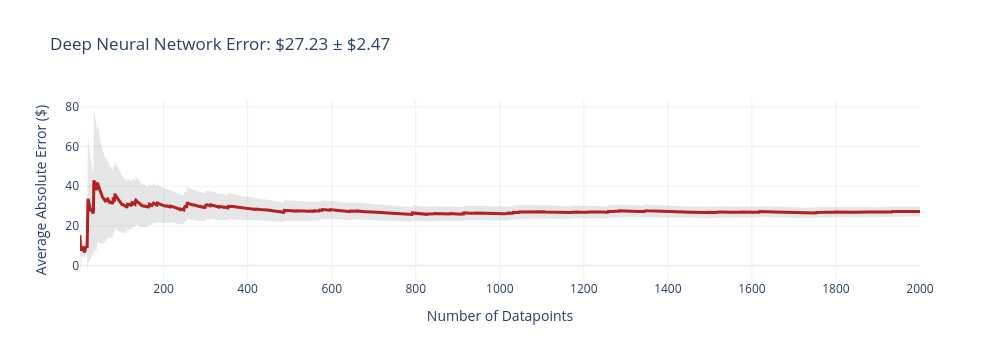
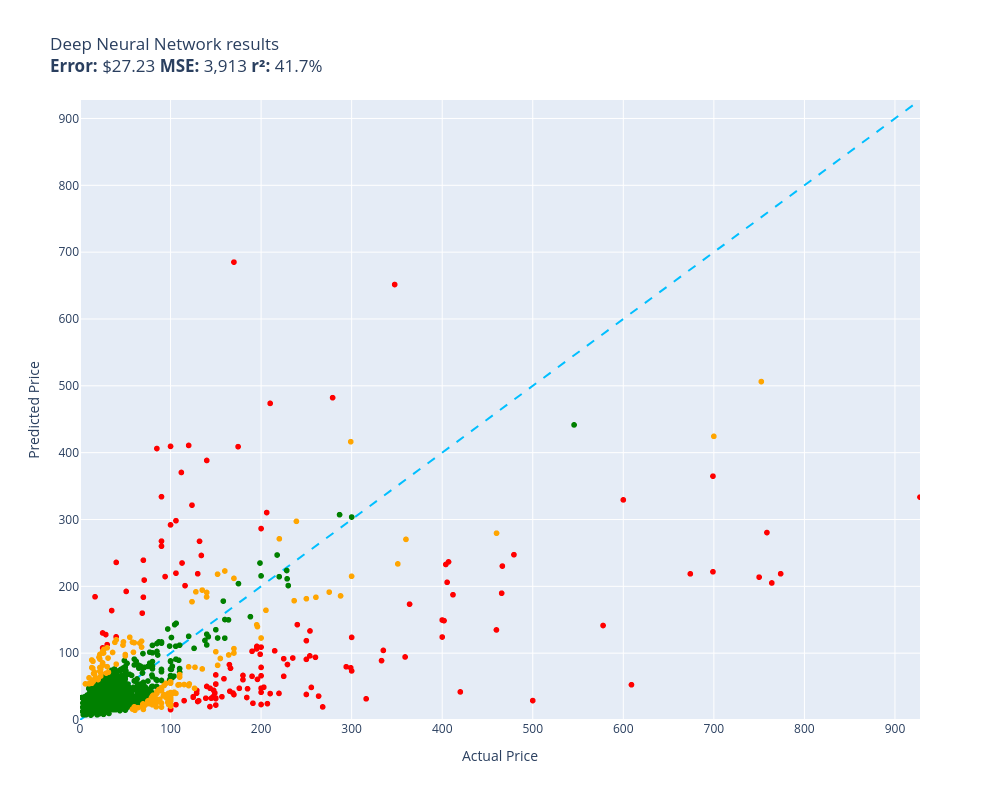

The notebook cell saved with these charts, in order:
### Code cell
# Evaluation
evaluate(deep_neural_network, test)

### Figure 1 — Plotly figure (JSON) as saved in the notebook; plotly's stock layout.template omitted (floating-point values rounded to 4 significant figures; data arrays with more than 128 entries replaced by an {"elided": "..."} marker saying what was removed)
{"data": [{"fill": "toself", "fillcolor": "rgba(128,128,128,0.2)", "hoverinfo": "skip", "line": {"color": "rgba(255,255,255,0)"}, "name": "95% CI", "showlegend": false, "type": "scatter", "x": {"elided": "4000 int values"}, "y": {"elided": "4000 float values"}}, {"customdata": {"elided": "2000x1 float values"}, "hovertemplate": "n=%{x}<br>Avg Error=$%{y:,.2f}<br>±95% CI=$%{customdata[0]:,.2f}<extra></extra>", "line": {"color": "firebrick", "width": 3}, "mode": "lines", "name": "Cumulative Avg Error", "type": "scatter", "x": {"elided": "2000 int values"}, "y": {"elided": "2000 float values"}}], "layout": {"height": 360, "showlegend": false, "title": {"text": "Deep Neural Network Error: $27.23 ± $2.47"}, "width": 1000, "xaxis": {"title": {"text": "Number of Datapoints"}}, "yaxis": {"title": {"text": "Average Absolute Error ($)"}}}}

### Figure 2 — Plotly figure (JSON) as saved in the notebook; plotly's stock layout.template omitted (floating-point values rounded to 4 significant figures; data arrays with more than 128 entries replaced by an {"elided": "..."} marker saying what was removed)
{"data": [{"customdata": {"elided": "1704x1 str values"}, "hovertemplate": "%{customdata[0]}<extra></extra>", "legendgroup": "green", "marker": {"color": "green", "size": 6, "symbol": "circle"}, "mode": "markers", "name": "green", "showlegend": true, "type": "scattergl", "x": {"elided": "1704 float values"}, "xaxis": "x", "y": {"elided": "1704 float values"}, "yaxis": "y"}, {"customdata": {"elided": "139x1 str values"}, "hovertemplate": "%{customdata[0]}<extra></extra>", "legendgroup": "red", "marker": {"color": "red", "size": 6, "symbol": "circle"}, "mode": "markers", "name": "red", "showlegend": true, "type": "scattergl", "x": {"elided": "139 float values"}, "xaxis": "x", "y": {"elided": "139 float values"}, "yaxis": "y"}, {"customdata": {"elided": "157x1 str values"}, "hovertemplate": "%{customdata[0]}<extra></extra>", "legendgroup": "orange", "marker": {"color": "orange", "size": 6, "symbol": "circle"}, "mode": "markers", "name": "orange", "showlegend": true, "type": "scattergl", "x": {"elided": "157 float values"}, "xaxis": "x", "y": {"elided": "157 float values"}, "yaxis": "y"}, {"hoverinfo": "skip", "line": {"color": "deepskyblue", "dash": "dash", "width": 2}, "mode": "lines", "name": "y = x", "showlegend": false, "type": "scatter", "x": [0, 927.6], "y": [0, 927.6]}], "layout": {"height": 800, "legend": {"title": {"text": "color"}, "tracegroupgap": 0}, "showlegend": false, "title": {"text": "Deep Neural Network results<br><b>Error:</b> $27.23 <b>MSE:</b> 3,913 <b>r²:</b> 41.7%"}, "width": 1000, "xaxis": {"anchor": "y", "domain": [0, 1], "range": [0, 927.6], "title": {"text": "Actual Price"}}, "yaxis": {"anchor": "x", "domain": [0, 1], "range": [0, 927.6], "title": {"text": "Predicted Price"}}}}
